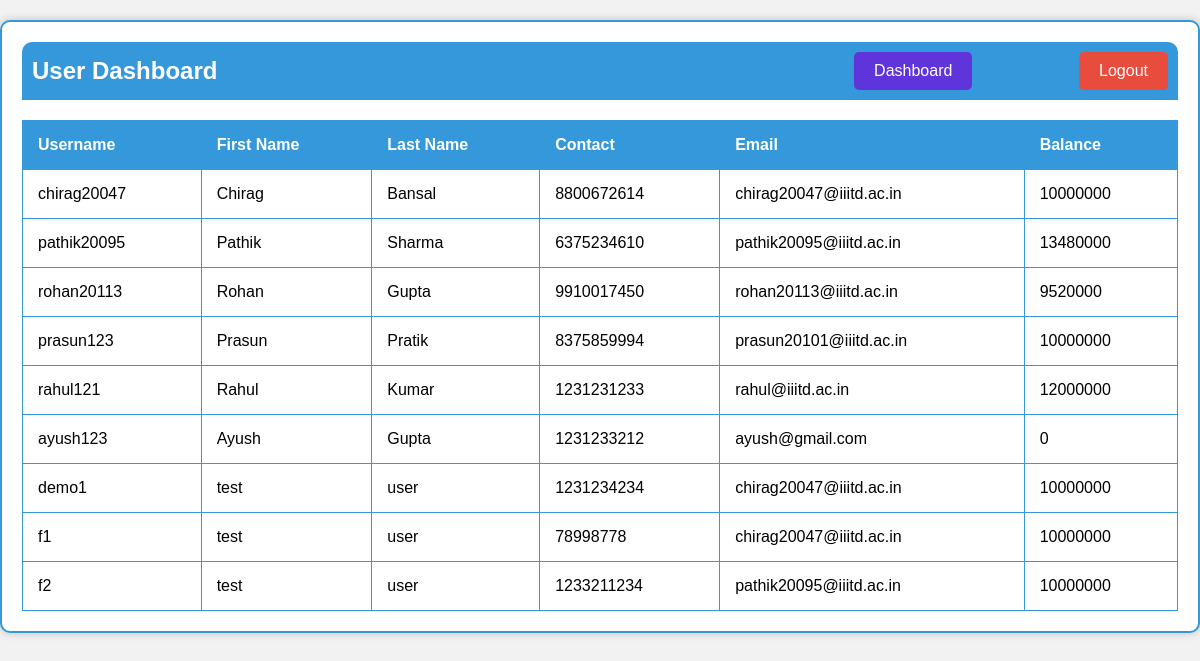
The page /users_list/ (signed in) on the database its author committed.
### project_app/models.py (models this page shows, shortened)
class AppUser(models.Model):
    first_name = models.CharField(max_length=30, null= False, blank=False, default = None)
    second_name = models.CharField(max_length=30, default= None)
    username = models.CharField(max_length=30, null= False, blank=False, default = None)
    password = models.CharField(max_length=256, null= False, blank=False, default = None)
    email = models.CharField(max_length=30, null= False, blank=False, default = None)
    contact = models.CharField(max_length=30, null= False, blank=False, default = None)
    public_key = models.CharField(max_length=300, null = True, blank = True, default = None)
    balance = models.DecimalField(decimal_places=0, max_digits=15, null = True, blank = True, default= 0)
    dv = models.BooleanField(null = False, blank = False, default= False)

### project_app/views.py (the view)
# urls.py: path("users_list/", views.dashboard_user_list, name="user_list_page"),
def dashboard_user_list(request):
    username = request.session.get('username')
    if(request.session.get('email_kyc') is None):
            return redirect('logout_page')
    if(username is None):
        return redirect('/login')
    users = list(AppUser.objects.values())
    user_list = []
    for i in range(len(users)):
        if(users[i]['username'] != request.session.get('username')):
            user_list.append(users[i])
    return render(request, 'user_list.html', {'users':user_list})

### project_app/templates/user_list.html (shortened to what this page needs)
<!DOCTYPE html>
<html>
<head>
</head>
<body>
    <div class="container">
        <div class="navbar">
            <h2>User Dashboard</h2>
            <a class="dashboard-button" href="/admin_dashboard">Dashboard</a>
            <a class="logout-button" href="/logout">Logout</a>
        </div>
        <table>
            <thead>
                <tr>
                    <th>Username</th>
                    <th>First Name</th>
                    <th>Last Name</th>
                    <th>Contact</th>
                    <th>Email</th>
                    <th>Balance</th>
                </tr>
            </thead>
            <tbody>
                {% for user in users %}
                <tr>
                    <td>{{ user.username }}</td>
                    <td>{{ user.first_name }}</td>
                    <td>{{ user.second_name }}</td>
                    <td>{{ user.contact }}</td>
                    <td>{{ user.email }}</td>
                    <td>{{ user.balance }}</td>
                </tr>
                {% endfor %}
            </tbody>
        </table>
    </div>
</body>
</html>

### project_app/templates/user_list.html (style rules this page uses)
body { font-family: Arial, sans-serif; background-color: #f2f2f2; margin: 0; padding: 0; }
.container { max-width: 1200px; margin: 20px auto; padding: 20px; border: 2px solid #3498db; background-color: #fff; box-shadow: 0px 0px 10px rgba(0, 0, 0, 0.2); border-radius: 10px; }
.navbar { display: flex; justify-content: space-between; align-items: center; background-color: #3498db; padding: 10px; border-radius: 10px 10px 0 0; }
.navbar h2 { color: #fff; margin: 0; }
.dashboard-button { top: 35px; margin-left: 530px; right: 150px; background-color: #6034db; color: #fff; border: none; padding: 10px 20px; font-size: 16px; border-radius: 5px; cursor: pointer; text-decoration: none; }
.logout-button { background-color: #e74c3c; color: #fff; border: none; padding: 10px 20px; font-size: 16px; border-radius: 5px; cursor: pointer; text-decoration: none; }
table { width: 100%; border-collapse: collapse; margin-top: 20px; }
table, th, td { border: 1px solid #3498db; }
th, td { padding: 15px; text-align: left; }
th { background-color: #3498db; color: #fff; }

### rows shown on the page
AppUser: username "chirag20047", first_name "Chirag", second_name "Bansal", contact "8800672614", email "chirag20047@iiitd.ac.in", balance "10000000"
AppUser: username "pathik20095", first_name "Pathik", second_name "Sharma", contact "6375234610", email "pathik20095@iiitd.ac.in", balance "13480000"
AppUser: username "rohan20113", first_name "Rohan", second_name "Gupta", contact "9910017450", email "rohan20113@iiitd.ac.in", balance "9520000"
AppUser: username "prasun123", first_name "Prasun", second_name "Pratik", contact "8375859994", email "prasun20101@iiitd.ac.in", balance "10000000"
AppUser: username "rahul121", first_name "Rahul", second_name "Kumar", contact "1231231233", email "rahul@iiitd.ac.in", balance "12000000"
AppUser: username "ayush123", first_name "Ayush", second_name "Gupta", contact "1231233212", email "ayush@gmail.com", balance "0"
AppUser: username "demo1", first_name "test", second_name "user", contact "1231234234", email "chirag20047@iiitd.ac.in", balance "10000000"
AppUser: username "f1", first_name "test", second_name "user", contact "78998778", email "chirag20047@iiitd.ac.in", balance "10000000"
AppUser: username "f2", first_name "test", second_name "user", contact "1233211234", email "pathik20095@iiitd.ac.in", balance "10000000"
